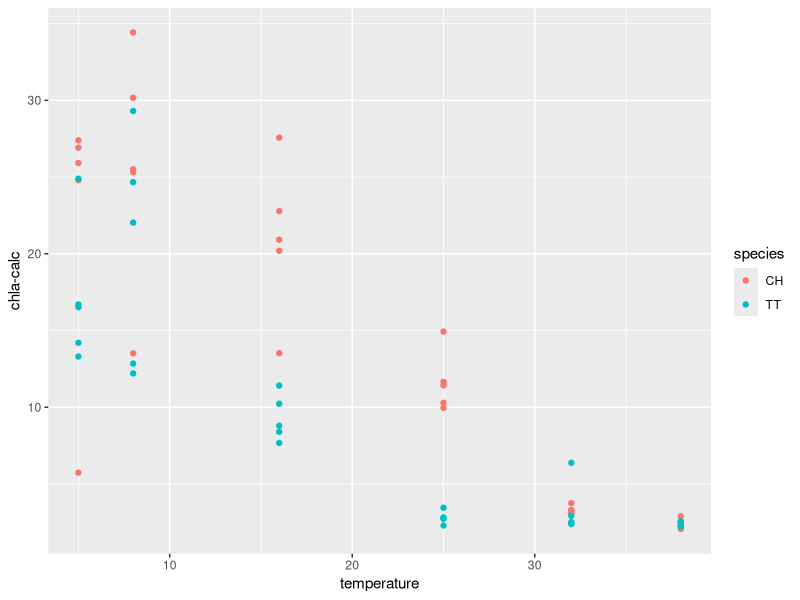
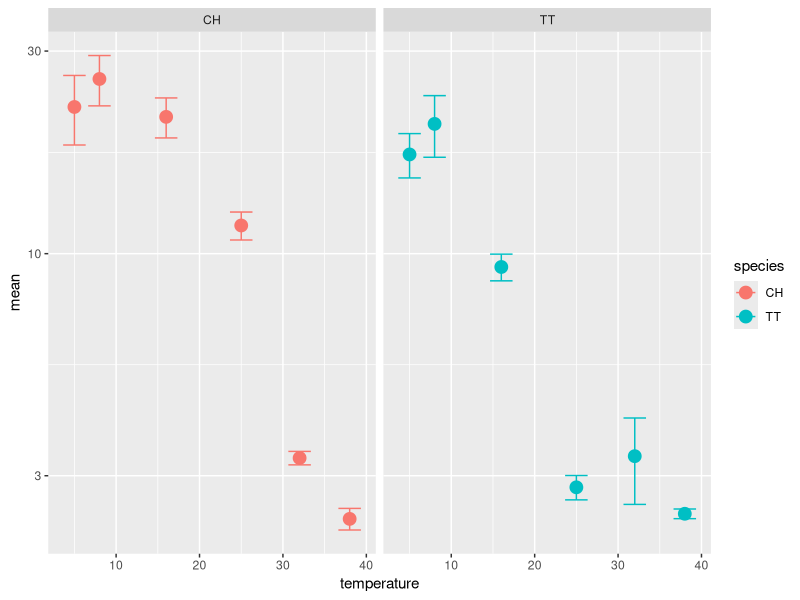

Write the R code that produced these figures, in order. (Note: this script raises an error after producing the figures.)
### chla analysis
### last updated by JB jan 5 2017



# load libraries ----------------------------------------------------------

library(tidyverse)
library(stringr)
library(plotrix)
library(lubridate)
library(broom)

# read in data ------------------------------------------------------------

chl_raw <- read_csv("data-raw/chla-jtemp.csv")


chl <- chl_raw %>% 
	filter(REPLICATE != "BLANK") %>% 
	filter(REPLICATE != "05tt4") %>% 
	separate(REPLICATE, into = c("temperature", "species", "replicate"), sep = c(2,4)) %>% 
	mutate(temperature = as.numeric(temperature)) %>% 
	rename(rep = replicate) %>% 
	mutate(rep = as.integer(rep))



ggplot(data = chl, aes(x = temperature, y = `chla-calc`, group = species, color = species)) + geom_point()

chl %>% 
	group_by(species, temperature) %>% 
	summarise_each(funs(mean, std.error), `chla-calc`) %>% 
	ggplot(aes(x = temperature, y = mean, group = species, color = species)) + geom_point(size = 4) +
	geom_errorbar(aes(ymin = mean-std.error, ymax = mean + std.error)) + facet_wrap(~ species) +
	scale_y_log10()


# now compare with biovolumes ---------------------------------------------

jtemp <- read_csv("data-processed/sea.csv")

chla <- chl %>% 
	rename(chla = `chla-calc`) %>% 
	select(temperature, rep, species, chla) %>% 
	unite(uniqueid, temperature, rep, species)


dec9 <- jtemp %>% 
	filter(start_time > "2016-12-09") %>% 
	select(temperature, rep, species, cell_density, total_biovolume, cell_volume) %>% 
	unite(uniqueid, temperature, rep, species)

all %>% 
	filter(species == "TT") %>% 
	mutate(inverse_temp = 1/(8.62 * 10^(-5)*(temperature + 273.15))) %>% 
	filter(temperature < 32) %>% 
	# ggplot(aes(x = inverse_temp, y = log(chla))) + geom_point()
	do(tidy(lm(log(chla) ~ inverse_temp, data = .), conf.int = TRUE)) 

all <- left_join(chla, dec9, by = "uniqueid") %>% 
	distinct(uniqueid, .keep_all = TRUE) %>% 
	separate(uniqueid, into = c("temperature", "replicate", "species")) %>% 
	mutate(temperature = as.numeric(temperature))

all %>% 
	mutate(chla_density = total_biovolume/chla) %>% 
	mutate(chla_per_cell = cell_density/chla) %>% 
	ggplot(aes(x = temperature, y = chla_density, group = species, color = species)) + geom_point() +
	facet_wrap( ~ species)

all_long <- all %>% 
	mutate(chla_per_biovolume = total_biovolume/chla) %>% 
	mutate(chla_per_cell = cell_density/chla) %>% 
	rename(`cell density (per ml)` = cell_density,
				 `cell size (um3)` = cell_volume,
				 `[chl-a] (ug/l)` = chla,
				 `[biovolume] (um3/ml)` = total_biovolume) %>% 
	gather(type, obs, 4:9)
	
	
all_long %>% 
	filter(species == "TT") %>% 
ggplot(aes(x = temperature, y = obs)) + geom_point(size = 4, alpha = 0.5) +
	facet_wrap( ~ type, scales = "free") + theme_bw() + geom_smooth(method = "lm", color = "black") + ylab("") + xlab("temperature (C)") +
	theme(text = element_text(size=18))
ggsave("figures/TT_cell_physiology.png", width = 8, height = 6) 

all %>% 
	filter(species == "TT") %>% 
	mutate(inverse_temp = (1/(.00008617*(temperature+273.15)))) %>% 
do(tidy(lm(cell_density ~ temperature, data = .), conf.int = TRUE)) %>% View

all %>% 
	filter(species == "TT") %>%
	# filter(temperature < 33) %>% 
	lm(cell_volume ~ temperature, data =.) %>% summary()

all %>% 
	filter(species == "TT") %>%
	ggplot(aes(x = temperature, y = cell_volume)) + geom_point() + geom_smooth(method = "lm")


write_csv(all_long, "data-processed/CH_TT_chla_biovolume_final_time.csv")

### How did cell size change over time?


jtemp %>% 
	filter(species == "TT") %>% 
	filter(cell_volume != 1776.750) %>% 
	mutate(start_time = ifelse(time_since_innoc_days == 0.5, "2016-10-28", start_time)) %>% 
	separate(start_time, into= c("date", "time"), sep = " ") %>% 
	mutate(date = ymd(date)) %>% 
	group_by(temperature, date) %>% 
	summarise_each(funs(mean, std.error), cell_volume) %>% 
	ggplot(aes(x = date, y = mean)) + geom_point(size = 3) +
		geom_errorbar(aes(ymin = mean-std.error, ymax = mean + std.error), width = 0.1) +
	facet_wrap( ~ temperature) + theme_bw() + theme(text = element_text(size = 18)) + ylab("cell size (um3)")
ggsave("figures/TT_cell_size_time_series.png", width = 8, height = 6)

jtemp %>% 
	filter(species == "TT") %>% 
	filter(cell_volume != 1776.750) %>% 
	mutate(start_time = ifelse(time_since_innoc_days == 0.5, "2016-10-28", start_time)) %>% 
	filter(temperature == 38) %>% View


(-17/750)*100

## k0 is the ref K
## m is body mass at ref temp
## s is the percentage change in body mass with each degree increase in temperature
## t is the temperature
## k is boltzman's constant
## EP is the activation energy of photosynthesis


KMT <- function(k0, m, s, EP, k, t) k0*((m + ((-s/100)*m)*(t-273.15))^(-3/4))*exp(-EP/(k*t))

## now add curve for K without TSR, shown in blue
curve(KMT(k0 = 100000, m = 1000, s = 0, EP = -0.32, k = 8.62 * 10^(-5), x), from=273.15+0, to=273.15+25, xlab="Temperature (Kelvins)", col = "blue", lwd = 3)


## draw K curve with TSR (in green)
curve(KMT(k0 = 100000, m = 1000, s = 2.26, EP = -0.32, k = 8.62 * 10^(-5), x), from=273.15+0, to=273.15+25,
			xlab="Temperature (Kelvins)", ylab="log(K)", col = "green", add = TRUE, lwd = 3)


kpred <- read_csv("data-processed/k-tsr-pred.csv")

kpred %>% 
	mutate(inverse_temp = 1/(8.62 * 10^(-5)*kelvin)) %>% 
	group_by(treatment) %>% 
	do(tidy(lm(log(k) ~ inverse_temp, data = .), conf.int = TRUE)) %>% View
	



### now try to see how k per mass changes with temp


all2 <- all %>% 
	unite(ID, temperature, replicate, sep = "_", remove = FALSE)

?unite


k_obs <- read_csv("data-processed/output_rK_TT_cell_abundance.csv")


k_mass <- left_join(all2, k_obs)


k_mass %>% 
	mutate(mass_st_k = K/(cell_volume^(-3/4))) %>%
	mutate(inverse_temp = (1/(.00008617*(temperature+273.15)))) %>% 
	do(tidy(lm(log(mass_st_k) ~ inverse_temp, data = .), conf.int = TRUE)) %>% View

	
	
